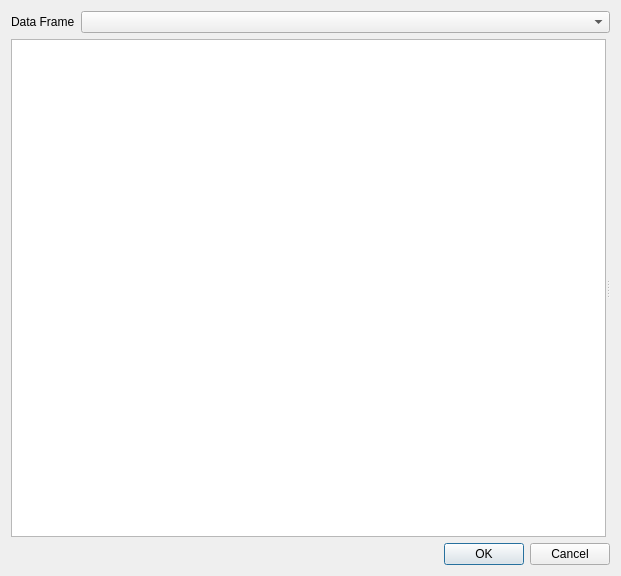
<?xml version="1.0" encoding="UTF-8"?>
<ui version="4.0">
 <class>DADialogDataframePlot</class>
 <widget class="QDialog" name="DADialogDataframePlot">
  <property name="geometry">
   <rect>
    <x>0</x>
    <y>0</y>
    <width>621</width>
    <height>576</height>
   </rect>
  </property>
  <property name="windowTitle">
   <string>Dialog</string>
  </property>
  <layout class="QVBoxLayout" name="verticalLayout_4">
   <item>
    <layout class="QHBoxLayout" name="horizontalLayout_3">
     <item>
      <widget class="QLabel" name="label">
       <property name="sizePolicy">
        <sizepolicy hsizetype="Preferred" vsizetype="Maximum">
         <horstretch>0</horstretch>
         <verstretch>0</verstretch>
        </sizepolicy>
       </property>
       <property name="text">
        <string>Data Frame</string>
       </property>
      </widget>
     </item>
     <item>
      <widget class="QComboBox" name="comboBoxDataFrame">
       <property name="sizePolicy">
        <sizepolicy hsizetype="Expanding" vsizetype="Fixed">
         <horstretch>0</horstretch>
         <verstretch>0</verstretch>
        </sizepolicy>
       </property>
      </widget>
     </item>
    </layout>
   </item>
   <item>
    <widget class="QSplitter" name="splitter">
     <property name="orientation">
      <enum>Qt::Horizontal</enum>
     </property>
     <widget class="QListWidget" name="listWidgetChartType">
      <property name="iconSize">
       <size>
        <width>32</width>
        <height>32</height>
       </size>
      </property>
      <property name="flow">
       <enum>QListView::TopToBottom</enum>
      </property>
      <property name="viewMode">
       <enum>QListView::ListMode</enum>
      </property>
      <property name="itemAlignment">
       <set>Qt::AlignHCenter</set>
      </property>
     </widget>
     <widget class="QStackedWidget" name="stackedWidget">
      <property name="currentIndex">
       <number>0</number>
      </property>
      <widget class="DA::DAChartAddXYSeriesWidget" name="pageCurve"/>
     </widget>
    </widget>
   </item>
   <item>
    <layout class="QHBoxLayout" name="horizontalLayout">
     <item>
      <spacer name="horizontalSpacer">
       <property name="orientation">
        <enum>Qt::Horizontal</enum>
       </property>
       <property name="sizeHint" stdset="0">
        <size>
         <width>40</width>
         <height>20</height>
        </size>
       </property>
      </spacer>
     </item>
     <item>
      <widget class="QDialogButtonBox" name="buttonBox">
       <property name="standardButtons">
        <set>QDialogButtonBox::Cancel|QDialogButtonBox::Ok</set>
       </property>
      </widget>
     </item>
    </layout>
   </item>
  </layout>
 </widget>
 <customwidgets>
  <customwidget>
   <class>DA::DAChartAddXYSeriesWidget</class>
   <extends>QWidget</extends>
   <header>DAChartAddXYSeriesWidget.h</header>
   <container>1</container>
  </customwidget>
 </customwidgets>
 <resources/>
 <connections>
  <connection>
   <sender>buttonBox</sender>
   <signal>accepted()</signal>
   <receiver>DADialogDataframePlot</receiver>
   <slot>accept()</slot>
   <hints>
    <hint type="sourcelabel">
     <x>293</x>
     <y>326</y>
    </hint>
    <hint type="destinationlabel">
     <x>127</x>
     <y>328</y>
    </hint>
   </hints>
  </connection>
  <connection>
   <sender>buttonBox</sender>
   <signal>rejected()</signal>
   <receiver>DADialogDataframePlot</receiver>
   <slot>reject()</slot>
   <hints>
    <hint type="sourcelabel">
     <x>336</x>
     <y>321</y>
    </hint>
    <hint type="destinationlabel">
     <x>27</x>
     <y>324</y>
    </hint>
   </hints>
  </connection>
 </connections>
</ui>
